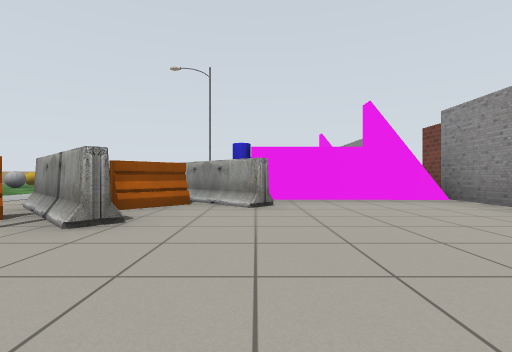
view 1 (above)

20 first-person views from a walk through a world built for the Gazebo simulator. The camera is 0.72 m above the floor, looks level and sees 85° across. Floor lines are 1 m apart. The floor is counted in squares, 2 m on a side. Each view is taken from the middle of a square. On the plan, view 1 faces up. The plan holds only what a view shows up to about 9 squares ahead; the rest is blank. Some stock models are drawn as simple stand-ins. Some surface patterns are stand-ins.

view 2
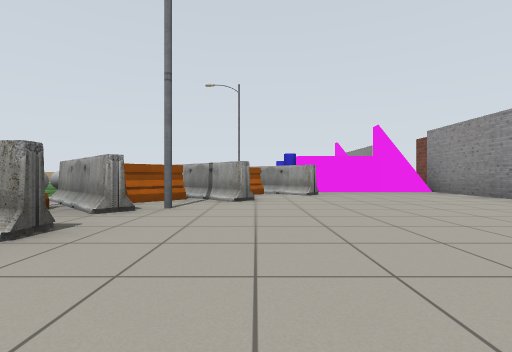

view 3
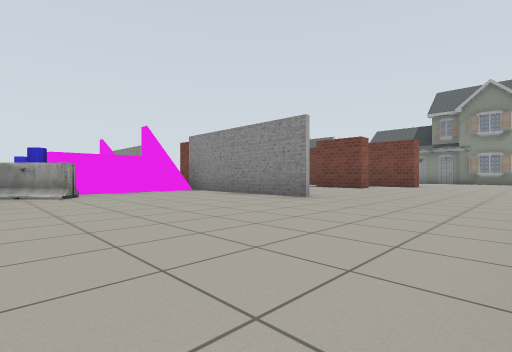

view 4
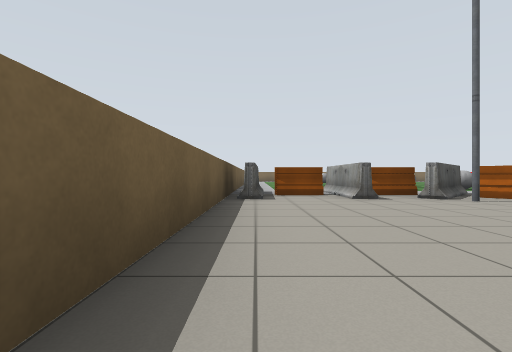

view 5
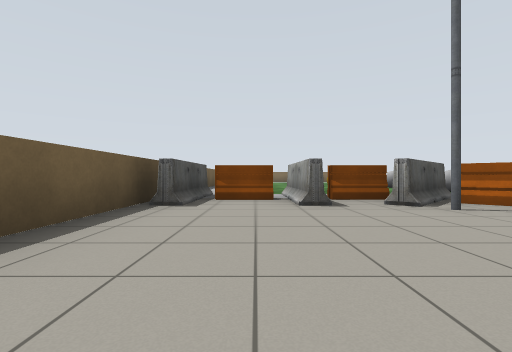

view 6
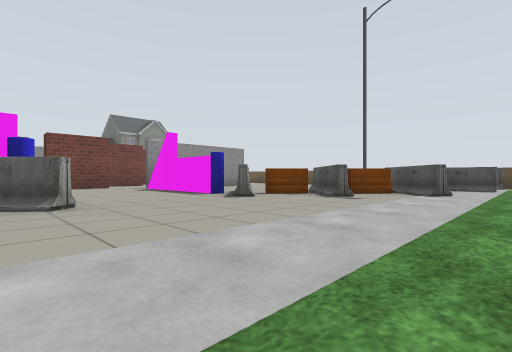

view 7
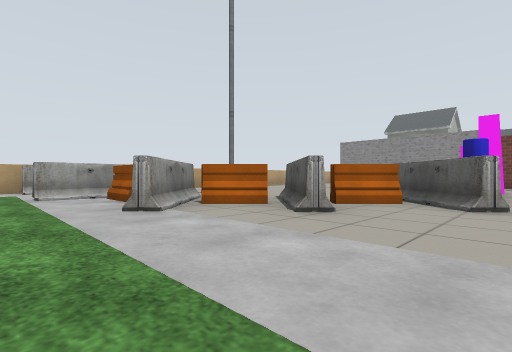

view 8
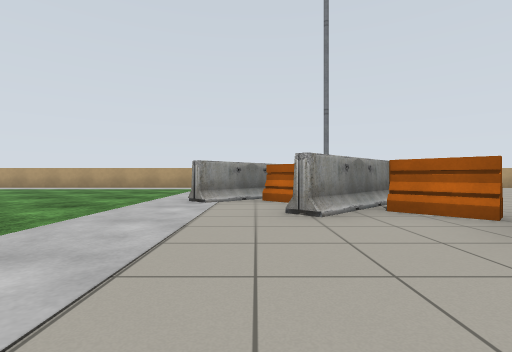

view 9
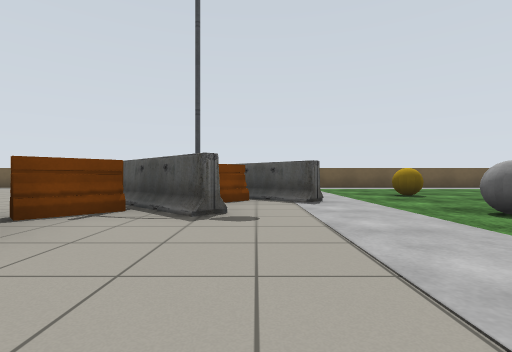

view 10
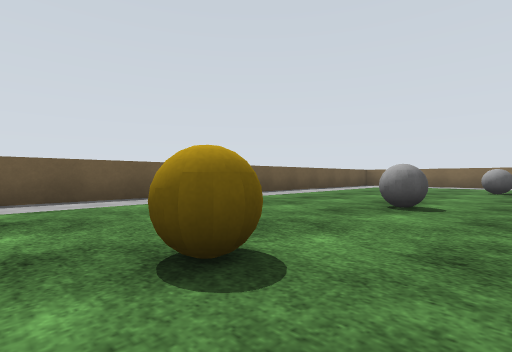

view 11
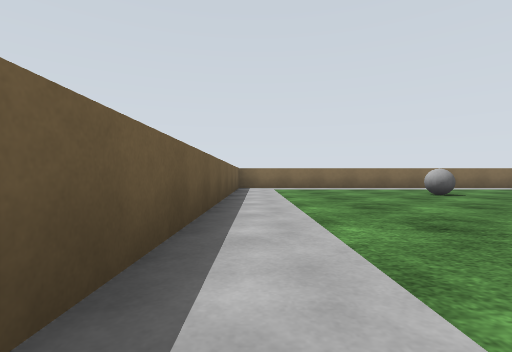

view 12
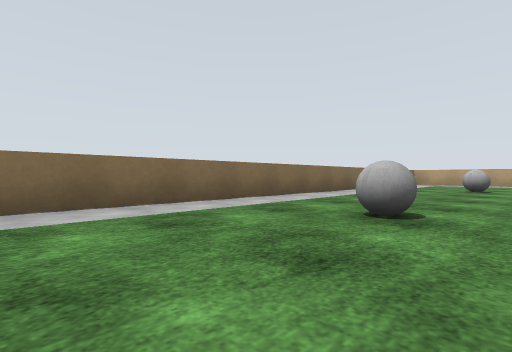

view 13
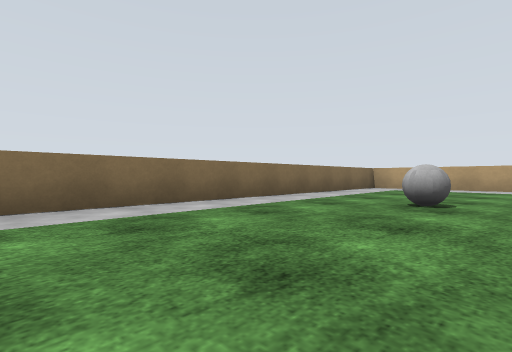

view 14
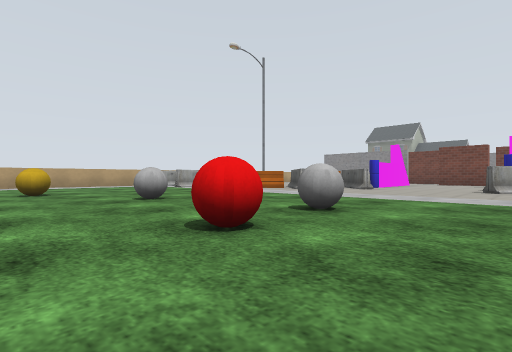

view 15
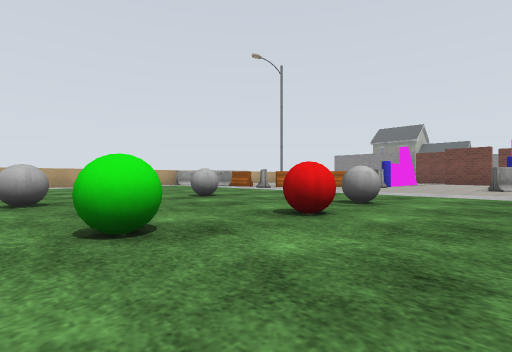

view 16
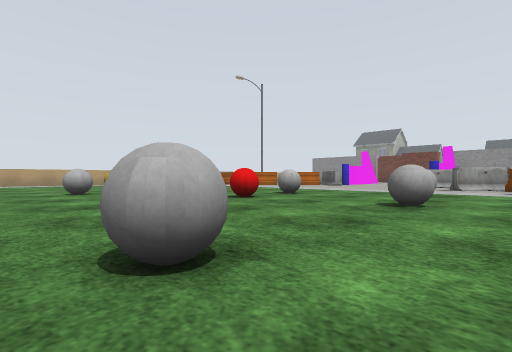

view 17
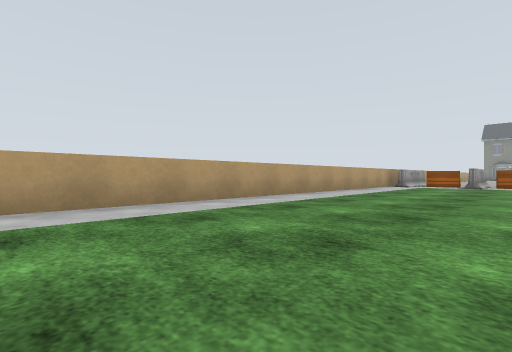

view 18
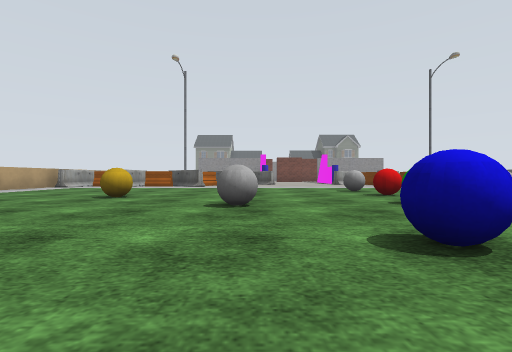

view 19
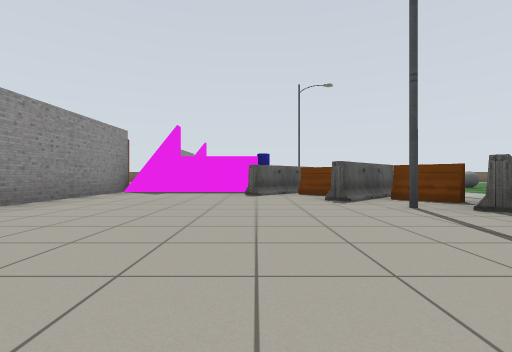

view 20
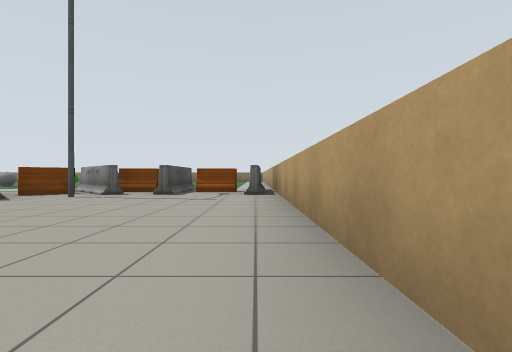

### Floor plan
Key: @ floor where view 1 was taken; # wall or solid block; . floor; B grey ball; M magenta block; R brick block; A barrier; L lamp; Y yellow ball; E red ball; G green ball; U blue ball.
Columns run from 15 left of view 1 to 10 right of it. Each row starts with its distance up from view 1.
 15 ############ #####
 14 #..........AA#.....
 13 #...........A.....
 12 #..........AA.....
 11 #...........AL....#
 10 #.B....Y...AAAA...#
  9 #............AAA..#
  8 #....B..B.....AMMM#  R
  7 #...U..............  R
  6 #.....GE.B.........R
  5 #.B............MMM#.
  4 #.............AM..#
  3 #....B..B.B..AA...#   R
  2 #..........AAAA...# ..R R
  1 #..B...B.Y..AL....#.....R
  0 #..........AA..@..........
 -1 #...........A.............
 -2 #..........AA..........
 -3 #################   #

Positions as (right, up) in squares from view 1, and headings:
1: (0, 0), facing up
2: (-1, -2), facing up
3: (-1, -2), facing up-right
4: (2, -2), facing left
5: (1, -1), facing left
6: (-5, 8), facing down-right
7: (-5, 7), facing up-right
8: (-3, 6), facing up
9: (-3, 6), facing down
10: (-5, 2), facing down-left
11: (-7, -2), facing left
12: (-12, 2), facing up-left
13: (-12, 6), facing up-left
14: (-9, 4), facing up-right
15: (-10, 4), facing up-right
16: (-11, 2), facing up-right
17: (-14, 11), facing up-right
18: (-13, 8), facing right
19: (0, 14), facing down
20: (3, 14), facing left
